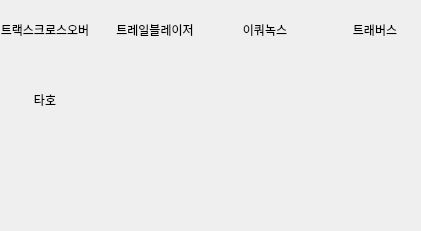
       <widget class="QWidget" name="page_43">
        <property name="geometry">
         <rect>
          <x>0</x>
          <y>0</y>
          <width>421</width>
          <height>231</height>
         </rect>
        </property>
        <attribute name="label">
         <string>RV</string>
        </attribute>
        <widget class="QToolButton" name="Chevrolet_car_2">
         <property name="geometry">
          <rect>
           <x>110</x>
           <y>0</y>
           <width>90</width>
           <height>60</height>
          </rect>
         </property>
         <property name="text">
          <string>트레일블레이저</string>
         </property>
         <property name="icon">
          <iconset>
           <normaloff>../../Desktop/QT/qqq/트레일블레이저.png</normaloff>../../Desktop/QT/qqq/트레일블레이저.png</iconset>
         </property>
         <property name="iconSize">
          <size>
           <width>80</width>
           <height>50</height>
          </size>
         </property>
         <property name="checkable">
          <bool>true</bool>
         </property>
         <property name="toolButtonStyle">
          <enum>Qt::ToolButtonTextUnderIcon</enum>
         </property>
         <property name="autoRaise">
          <bool>true</bool>
         </property>
        </widget>
        <widget class="QToolButton" name="Chevrolet_car_1">
         <property name="geometry">
          <rect>
           <x>0</x>
           <y>0</y>
           <width>90</width>
           <height>60</height>
          </rect>
         </property>
         <property name="font">
          <font>
           <pointsize>9</pointsize>
          </font>
         </property>
         <property name="text">
          <string>트랙스크로스오버</string>
         </property>
         <property name="icon">
          <iconset>
           <normaloff>../../Desktop/QT/qqq/트랙스 크로스오버.png</normaloff>../../Desktop/QT/qqq/트랙스 크로스오버.png</iconset>
         </property>
         <property name="iconSize">
          <size>
           <width>80</width>
           <height>50</height>
          </size>
         </property>
         <property name="checkable">
          <bool>true</bool>
         </property>
         <property name="toolButtonStyle">
          <enum>Qt::ToolButtonTextUnderIcon</enum>
         </property>
         <property name="autoRaise">
          <bool>true</bool>
         </property>
        </widget>
        <widget class="QToolButton" name="Chevrolet_car_4">
         <property name="geometry">
          <rect>
           <x>330</x>
           <y>0</y>
           <width>90</width>
           <height>60</height>
          </rect>
         </property>
         <property name="text">
          <string>트래버스</string>
         </property>
         <property name="icon">
          <iconset>
           <normaloff>../../Desktop/QT/qqq/트래버스.png</normaloff>../../Desktop/QT/qqq/트래버스.png</iconset>
         </property>
         <property name="iconSize">
          <size>
           <width>80</width>
           <height>50</height>
          </size>
         </property>
         <property name="checkable">
          <bool>true</bool>
         </property>
         <property name="toolButtonStyle">
          <enum>Qt::ToolButtonTextUnderIcon</enum>
         </property>
         <property name="autoRaise">
          <bool>true</bool>
         </property>
        </widget>
        <widget class="QToolButton" name="toolButton_94">
         <property name="geometry">
          <rect>
           <x>330</x>
           <y>70</y>
           <width>90</width>
           <height>60</height>
          </rect>
         </property>
         <property name="text">
          <string/>
         </property>
         <property name="iconSize">
          <size>
           <width>80</width>
           <height>50</height>
          </size>
         </property>
         <property name="checkable">
          <bool>true</bool>
         </property>
         <property name="toolButtonStyle">
          <enum>Qt::ToolButtonTextUnderIcon</enum>
         </property>
         <property name="autoRaise">
          <bool>true</bool>
         </property>
        </widget>
        <widget class="QToolButton" name="toolButton_95">
         <property name="geometry">
          <rect>
           <x>220</x>
           <y>70</y>
           <width>90</width>
           <height>60</height>
          </rect>
         </property>
         <property name="text">
          <string/>
         </property>
         <property name="iconSize">
          <size>
           <width>80</width>
           <height>50</height>
          </size>
         </property>
         <property name="checkable">
          <bool>true</bool>
         </property>
         <property name="toolButtonStyle">
          <enum>Qt::ToolButtonTextUnderIcon</enum>
         </property>
         <property name="autoRaise">
          <bool>true</bool>
         </property>
        </widget>
        <widget class="QToolButton" name="Chevrolet_car_3">
         <property name="geometry">
          <rect>
           <x>220</x>
           <y>0</y>
           <width>90</width>
           <height>60</height>
          </rect>
         </property>
         <property name="text">
          <string>이쿼녹스</string>
         </property>
         <property name="icon">
          <iconset>
           <normaloff>../../Desktop/QT/qqq/이쿼녹스.png</normaloff>../../Desktop/QT/qqq/이쿼녹스.png</iconset>
         </property>
         <property name="iconSize">
          <size>
           <width>80</width>
           <height>50</height>
          </size>
         </property>
         <property name="checkable">
          <bool>true</bool>
         </property>
         <property name="toolButtonStyle">
          <enum>Qt::ToolButtonTextUnderIcon</enum>
         </property>
         <property name="autoRaise">
          <bool>true</bool>
         </property>
        </widget>
        <widget class="QToolButton" name="Chevrolet_car_5">
         <property name="geometry">
          <rect>
           <x>0</x>
           <y>70</y>
           <width>90</width>
           <height>60</height>
          </rect>
         </property>
         <property name="text">
          <string>타호</string>
         </property>
         <property name="icon">
          <iconset>
           <normaloff>../../Desktop/QT/qqq/타호.png</normaloff>../../Desktop/QT/qqq/타호.png</iconset>
         </property>
         <property name="iconSize">
          <size>
           <width>80</width>
           <height>50</height>
          </size>
         </property>
         <property name="checkable">
          <bool>true</bool>
         </property>
         <property name="toolButtonStyle">
          <enum>Qt::ToolButtonTextUnderIcon</enum>
         </property>
         <property name="autoRaise">
          <bool>true</bool>
         </property>
        </widget>
        <widget class="QToolButton" name="toolButton_98">
         <property name="geometry">
          <rect>
           <x>110</x>
           <y>70</y>
           <width>90</width>
           <height>60</height>
          </rect>
         </property>
         <property name="text">
          <string/>
         </property>
         <property name="iconSize">
          <size>
           <width>80</width>
           <height>80</height>
          </size>
         </property>
         <property name="checkable">
          <bool>true</bool>
         </property>
         <property name="toolButtonStyle">
          <enum>Qt::ToolButtonTextUnderIcon</enum>
         </property>
         <property name="autoRaise">
          <bool>true</bool>
         </property>
        </widget>
        <widget class="QToolButton" name="toolButton_99">
         <property name="geometry">
          <rect>
           <x>0</x>
           <y>140</y>
           <width>90</width>
           <height>60</height>
          </rect>
         </property>
         <property name="text">
          <string/>
         </property>
         <property name="iconSize">
          <size>
           <width>80</width>
           <height>50</height>
          </size>
         </property>
         <property name="checkable">
          <bool>true</bool>
         </property>
         <property name="toolButtonStyle">
          <enum>Qt::ToolButtonTextUnderIcon</enum>
         </property>
         <property name="autoRaise">
          <bool>true</bool>
         </property>
        </widget>
        <widget class="QToolButton" name="toolButton_100">
         <property name="geometry">
          <rect>
           <x>110</x>
           <y>140</y>
           <width>90</width>
           <height>60</height>
          </rect>
         </property>
         <property name="iconSize">
          <size>
           <width>80</width>
           <height>80</height>
          </size>
         </property>
         <property name="toolButtonStyle">
          <enum>Qt::ToolButtonTextUnderIcon</enum>
         </property>
         <property name="autoRaise">
          <bool>true</bool>
         </property>
        </widget>
       </widget>
